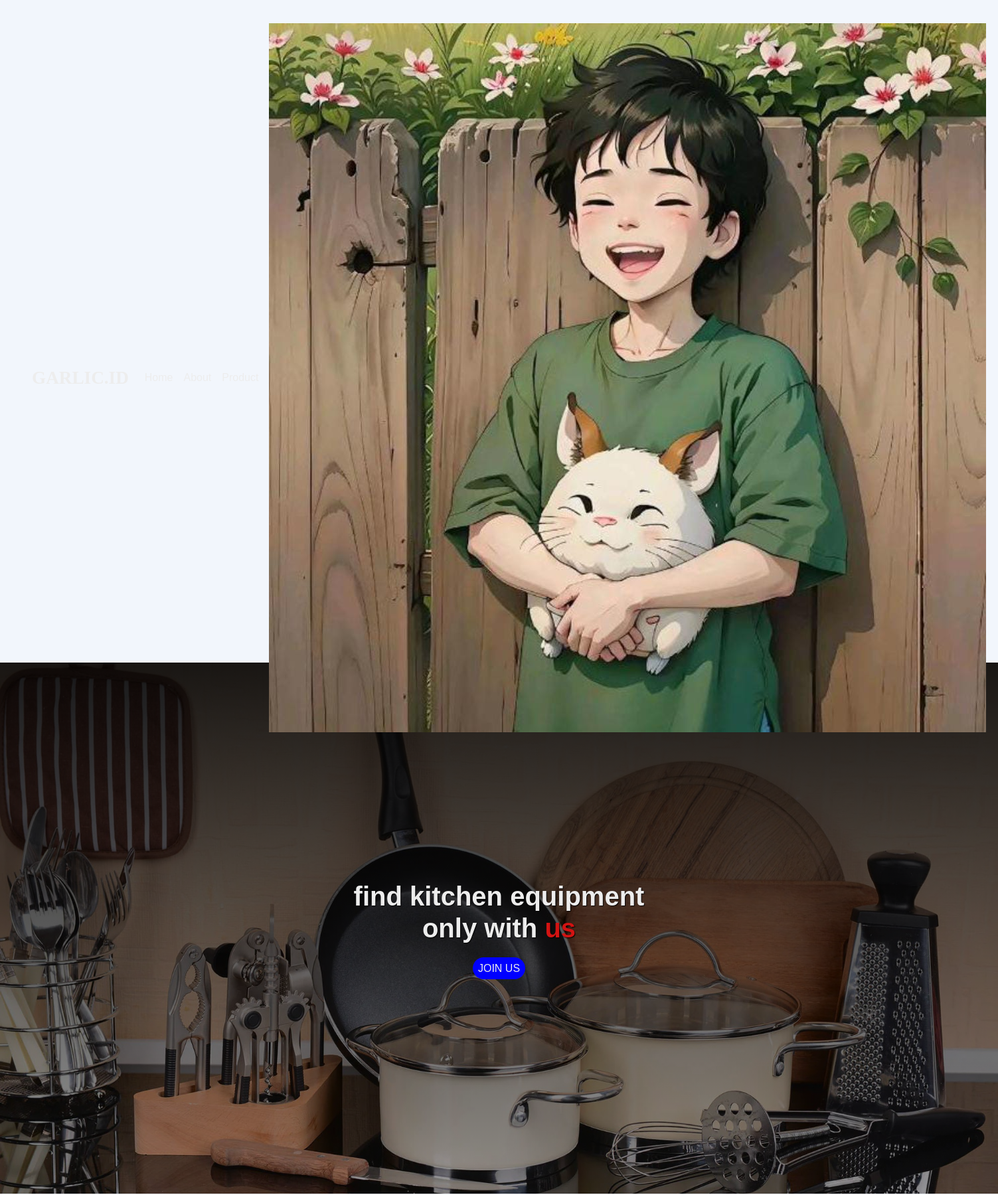
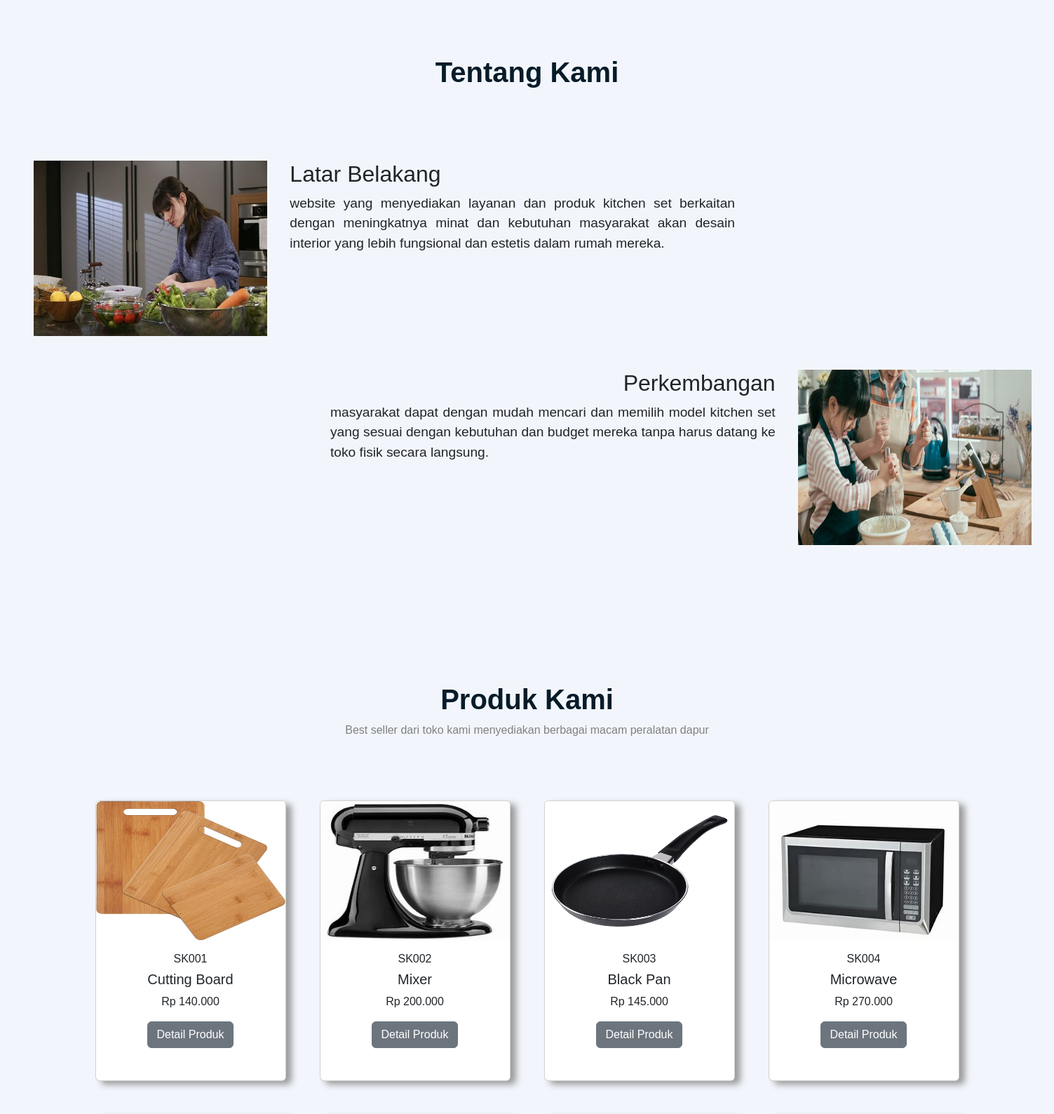
Screenshot of /user.php (upper part) with the database file from the repository (2 pictures, top to bottom).
### tables this page shows
CREATE TABLE `product` (
  `id` int(11) NOT NULL,
  `sku` varchar(45) DEFAULT NULL,
  `name` varchar(45) DEFAULT NULL,
  `purchase_price` int(11) DEFAULT NULL,
  `sell_price` int(11) DEFAULT NULL,
  `stock` int(11) DEFAULT 0,
  `min_stock` int(11) DEFAULT 0,
  `product_type_id` int(11) NOT NULL,
  `restock_id` int(11) NOT NULL,
  `foto` varchar(100) DEFAULT NULL
);

### user.php (the view, shortened to what this page needs)
<?php require 'dbkoneksi.php' ?>
<?php
$sql = "SELECT * FROM product";
$rs = $dbh->query($sql);
?>
<!DOCTYPE html>
<html lang="en">
<head>
    <link rel="stylesheet" href="css/build.css">
    <link rel="stylesheet" href="https://cdn.jsdelivr.net/npm/bootstrap@5.3.0-alpha3/dist/css/bootstrap.min.css">
    <link href="https://unpkg.com/aos@2.3.1/dist/aos.css" rel="stylesheet">
</head>
<body style="background-color:#f2f6fc;">
    <nav class="navbar navbar-expand-lg" id="container">
        <div class="container-fluid" id="contain-nav">
            <a class="navbar-brand" href="#" id="nav-logo">GARLIC.ID</a>
            <div class="collapse navbar-collapse" id="navbarSupportedContent">
                <ul class="navbar-nav ms-auto mb-2 mb-lg-0">
                    <li class="nav-item" id="list-demo">
                        <a class="nav-link active" aria-current="page" href="#" id="linked">Home</a>
                    </li>
                    <li class="nav-item">
                        <a class="nav-link" href="#about-items" id="linked">About</a>
                    </li>
                    <li class="nav-item">
                        <a class="nav-link" href="#product-items" id="linked">Product</a>
                    </li>
                </ul>
                <ul class="navbar-nav ms-auto mb-2 mb-lg-0">
                    <img class="nav-link" src="assets/owner.jpg" id="logo-user"></img>
                </ul>
            </div>
        </div>
    </nav>
    <section class="section-hero">
        <main class="content">
            <h1 class="home-title">find kitchen equipment<br>only with <span>us</span></h1>
            <a href="#" class="cta">JOIN US</a>
        </main>
    </section>
    <h1 id="about-items">Tentang Kami</h1>
    <section class="about-card">
        <div data-aos="fade-down" data-aos-duration="3000">
            <section class="sec-flex1">
                <div class="card mb-3" style="max-width: 1000px;margin-top:2rem;" id="card-bg">
                    <div class="row g-0">
                        <div class="col-md-4">
                            <img src="assets/ibu-masak.jpeg" class="img-fluid" alt="..." id="img-about">
                        </div>
                        <div class="col-md-8">
                            <div class="card-body" style="padding:0;">
                                <h5 class="card-title" id="title-about1">Latar Belakang</h5>
                                <p class="card-text" id="about-para1">website yang menyediakan layanan dan produk
                                    kitchen set berkaitan
                                    dengan meningkatnya minat dan kebutuhan masyarakat akan desain interior yang lebih
                                    fungsional dan
                                    estetis dalam rumah mereka.</p>
                            </div>
                        </div>
                    </div>
                </div>
            </section>
        </div>
        <div data-aos="fade-up" data-aos-duration="3000" id="data">
            <section class="sec-flex2">
                <div class="card mb-3" style="max-width: 1000px;margin-top:2rem;" id="card-bg">
                    <div class="row g-0">
                        <div class="col-md-8">
                            <div class="card-body" style="padding:0;">
                                <h5 class="card-title" style="" id="title-about2">Perkembangan</h5>
                                <p class="card-text" id="about-para2">masyarakat dapat dengan mudah mencari dan memilih
                                    model kitchen
                                    set yang sesuai dengan kebutuhan dan budget mereka tanpa harus datang ke toko fisik
                                    secara langsung.
                                </p>
                            </div>
                        </div>
                        <div class="col-md-4">
                            <img src="assets/ramah-lingkungan.jpg" class="img-fluid" alt="..." id="img-about">
                        </div>
                    </div>
                </div>
            </section>
        </div>
    </section>
    <h1 id="product-items">Produk Kami</h1>
    <p class="product-paragraf">Best seller dari toko kami menyediakan berbagai macam peralatan dapur</p>
    <section class="section-card">
        <?php
        foreach ($rs as $row) {
            ?>
            <div data-aos="fade-up" data-aos-duration="3000">
                <div class="card" style=" width: 17rem; height: 25rem;">
                    <img src="assets/<?= $row['foto'] ?>" class="card-img-top" alt="..." width="40%" height="50%"
                        style="object-fit:1/1; background-size:cover; background-position:center;">
                    <div class="card-body">
                        <h6 class="card-title">
                            <?= $row['sku'] ?>
                            <h5 class="card-title">
                                <?= $row['name'] ?>
                            </h5>
                            <p class="card-text">Rp
                                <?= number_format($row['sell_price'], 0, ',', '.') ?>
                            </p>
                            <a href="detail.php?id=<?= $row['id'] ?>" class="btn btn-secondary" id="but-detail">Detail
                                Produk</a>
                    </div>
                </div>
            </div>
            <?php
        }
        ?>
    </section>
</body>
</html>

### css/build.css (style rules this page uses)
:root { --primary: #ededed; --bg: rgb(8, 27, 41); --bgN: #f2f6fc; }
* { margin: 0; font-family: "Poppins", sans-serif; padding: 0; box-sizing: border-box; border: none; outline: none; text-decoration: none; }
html { scroll-behavior: smooth; }
#container { display: flex; align-items: center; justify-content: center; padding: 0; }
#container #contain-nav { padding: 1.7rem 3rem; }
#container #contain-nav #linked, #container #contain-nav #sign { color: var(--primary); font-size: 1rem; }
#container #contain-nav #nav-logo { color: var(--primary); font-family: Viga; font-size: 1.7rem; font-weight: bold; }
.section-hero { margin-top: -140px; display: flex; justify-content: center; align-items: center; background-image: linear-gradient(rgba(0, 0, 0, 0.9), rgba(0, 0, 0, 0.4)), url(../assets/peralatan-dapur.jpg); background-size: cover; background-position: center; text-align: left; height: 100vh; }
.section-hero .content { width: 50%; font-weight: 4000; text-align: center; color: var(--primary); }
.section-hero .content .home-title { margin-bottom: 25px; text-shadow: 1px 1px 1px rgba(0, 0, 0, 0.9); font-family: "Poppins", sans-serif; text-align: center; font-weight: bold; }
.section-hero .content .home-title span { font-weight: bold; color: #d21312; }
.section-hero .content .cta { border-radius: 50px; text-decoration: none; font-size: 1rem; background-color: blue; padding: 0.5rem; color: var(--primary); }
.about-card { margin-left: 3rem; }
#about-items { font-weight: bold; color: var(--bg); margin: 4.4rem 0; padding-top: 10px; text-align: center; }
#card-bg { background-color: var(--bgN); border: none; }
.sec-flex1 { display: flex; align-items: center; justify-content: start; }
.sec-flex2 { margin-right: 2rem; display: flex; align-items: center; justify-content: end; }
#title-about1 { text-align: left; font-size: 2rem; padding-left: 2rem; }
#title-about2 { text-align: right; font-size: 2rem; padding-right: 2rem; }
#about-para1 { text-align: justify; font-size: 1.2rem; padding-left: 2rem; }
#about-para2 { text-align: justify; font-size: 1.2rem; padding-right: 2rem; }
#img-about { height: 250px; width: 480px; background-size: cover; background-position: center; }
#product-items { font-weight: bold; color: var(--bg); margin-top: 150px; padding-top: 30px; text-align: center; }
.product-paragraf { text-align: center; color: grey; }
.section-card { text-align: center; margin: 4rem; display: flex; align-items: center; justify-content: center; flex-wrap: wrap; }
.section-card .card { margin: 1.5rem; height: 450px; box-shadow: 8px 5px 10px rgb(155, 155, 155); }

### rows the page displays
product: foto (picture), sku "SK001", name "Cutting Board", sell_price "140.000"
product: foto (picture), sku "SK002", name "Mixer", sell_price "200.000"
product: foto (picture), sku "SK003", name "Black Pan", sell_price "145.000"
product: foto (picture), sku "SK004", name "Microwave", sell_price "270.000"
